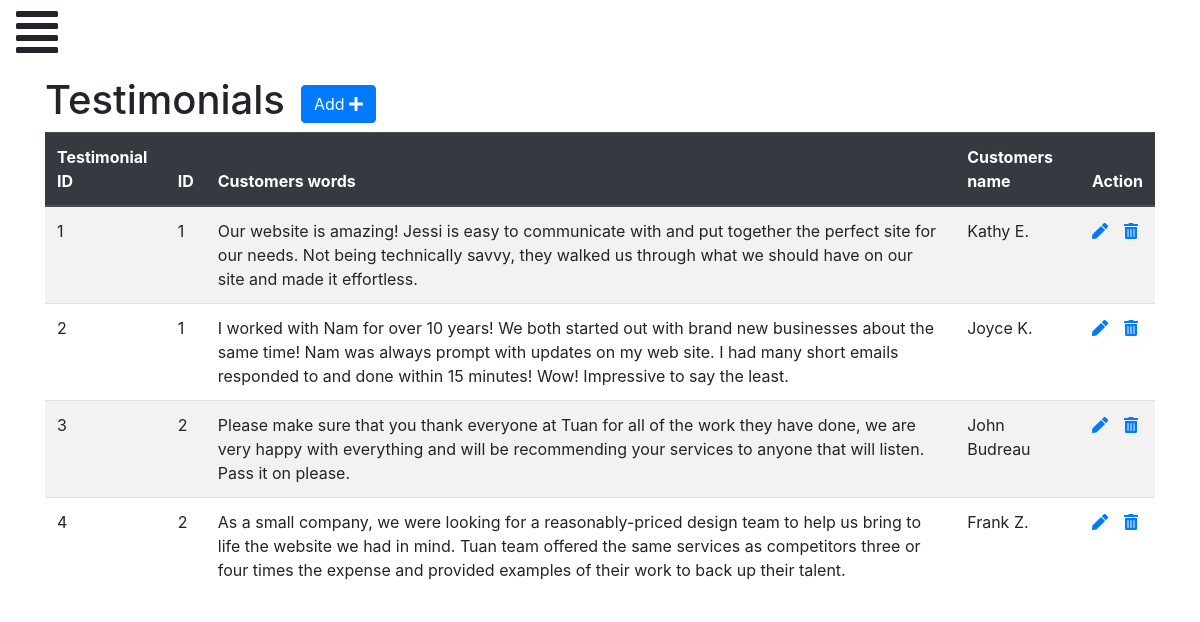
The app's page /admin/testimonial.php (signed in) with its own data.
### tables this page shows
CREATE TABLE `testimonial` (
  `tid` int(11) NOT NULL,
  `id` int(11) NOT NULL,
  `testimonial` varchar(500) NOT NULL,
  `cname` varchar(50) NOT NULL
);

### admin/testimonial.php (the view, shortened to what this page needs)
<?php
include('configadmin.php');
?>
<body>
<span onclick="openNav()"><i class="fas fa-align-justify fa-3x mt-2 ml-3"></i></span>
<div id="main">
    <div class="container">
    <form class="form-inline">
        <div class="form-group">
            <h1 class="" style="text-align:left">Testimonials</h1>
            <a name="" id="" class="btn btn-primary ml-3" href="createtestimonials.php" role="button">Add <i class="fas fa-plus"></i></a>
        </div>
    </form>
        <table class="table table-striped">
            <thead class="thead-dark">
                <tr>
                    <th>Testimonial ID</th>
                    <th>ID</th>
                    <th>Customers words</th>
                    <th>Customers name</th>
                    <th>Action</th>
                </tr>
            </thead>
            <tbody>
            <?php
            $sql="select * from testimonial";
            $res=mysqli_query($conn,$sql);
            $datas=mysqli_fetch_all($res);
            foreach($datas as $data)
            {
                echo '<tr>';
                echo '<td>'.$data[0].'</td>';
                echo '<td>'.$data[1].'</td>';
                echo '<td>'.$data[2].'</td>';
                echo '<td>'.$data[3].'</td>';
                echo '<td><a href="updatetestimonial.php?id='.$data[0].'" role="button"><i class="fas fa-pen mr-2"></i></a><a href="deletetestimonial.php?id='.$data[0].'" role="button"><i class="fas fa-trash-alt ml-2"></i></a></td>';
                echo '</tr>';
            }
            ?>
            </tbody>
        </table>
    </div>
</div>
</body>
</html>

### admin/style/navbar.css (style rules this page uses)
#main { transition: margin-left .5s; padding: 20px; }

### admin/css/all.css (style rules this page uses)
.fa-3x { font-size: 3em; }
.fa-align-justify:before { content: "\f039"; }
.fa-pen:before { content: "\f304"; }
.fa-plus:before { content: "\f067"; }
.fa-trash-alt:before { content: "\f2ed"; }

### records on screen
testimonial: tid "1", id "1", testimonial "Our website is amazing! Jessi is easy to communicate with and put together the perfect site for our needs. Not being technically savvy, they walked us through what we should have on our site and made it effortless.", cname "Kathy E."
testimonial: tid "2", id "1", testimonial "I worked with Nam for over 10 years! We both started out with brand new businesses about the same time! Nam was always prompt with updates on my web site. I had many short emails responded to and done within 15 minutes! Wow! Impressive to say the least.", cname "Joyce K."
testimonial: tid "3", id "2", testimonial "Please make sure that you thank everyone at Tuan for all of the work they have done, we are very happy with everything and will be recommending your services to anyone that will listen. Pass it on please.", cname "John Budreau"
testimonial: tid "4", id "2", testimonial "As a small company, we were looking for a reasonably-priced design team to help us bring to life the website we had in mind. Tuan team offered the same services as competitors three or four times the expense and provided examples of their work to back up their talent.", cname "Frank Z."
